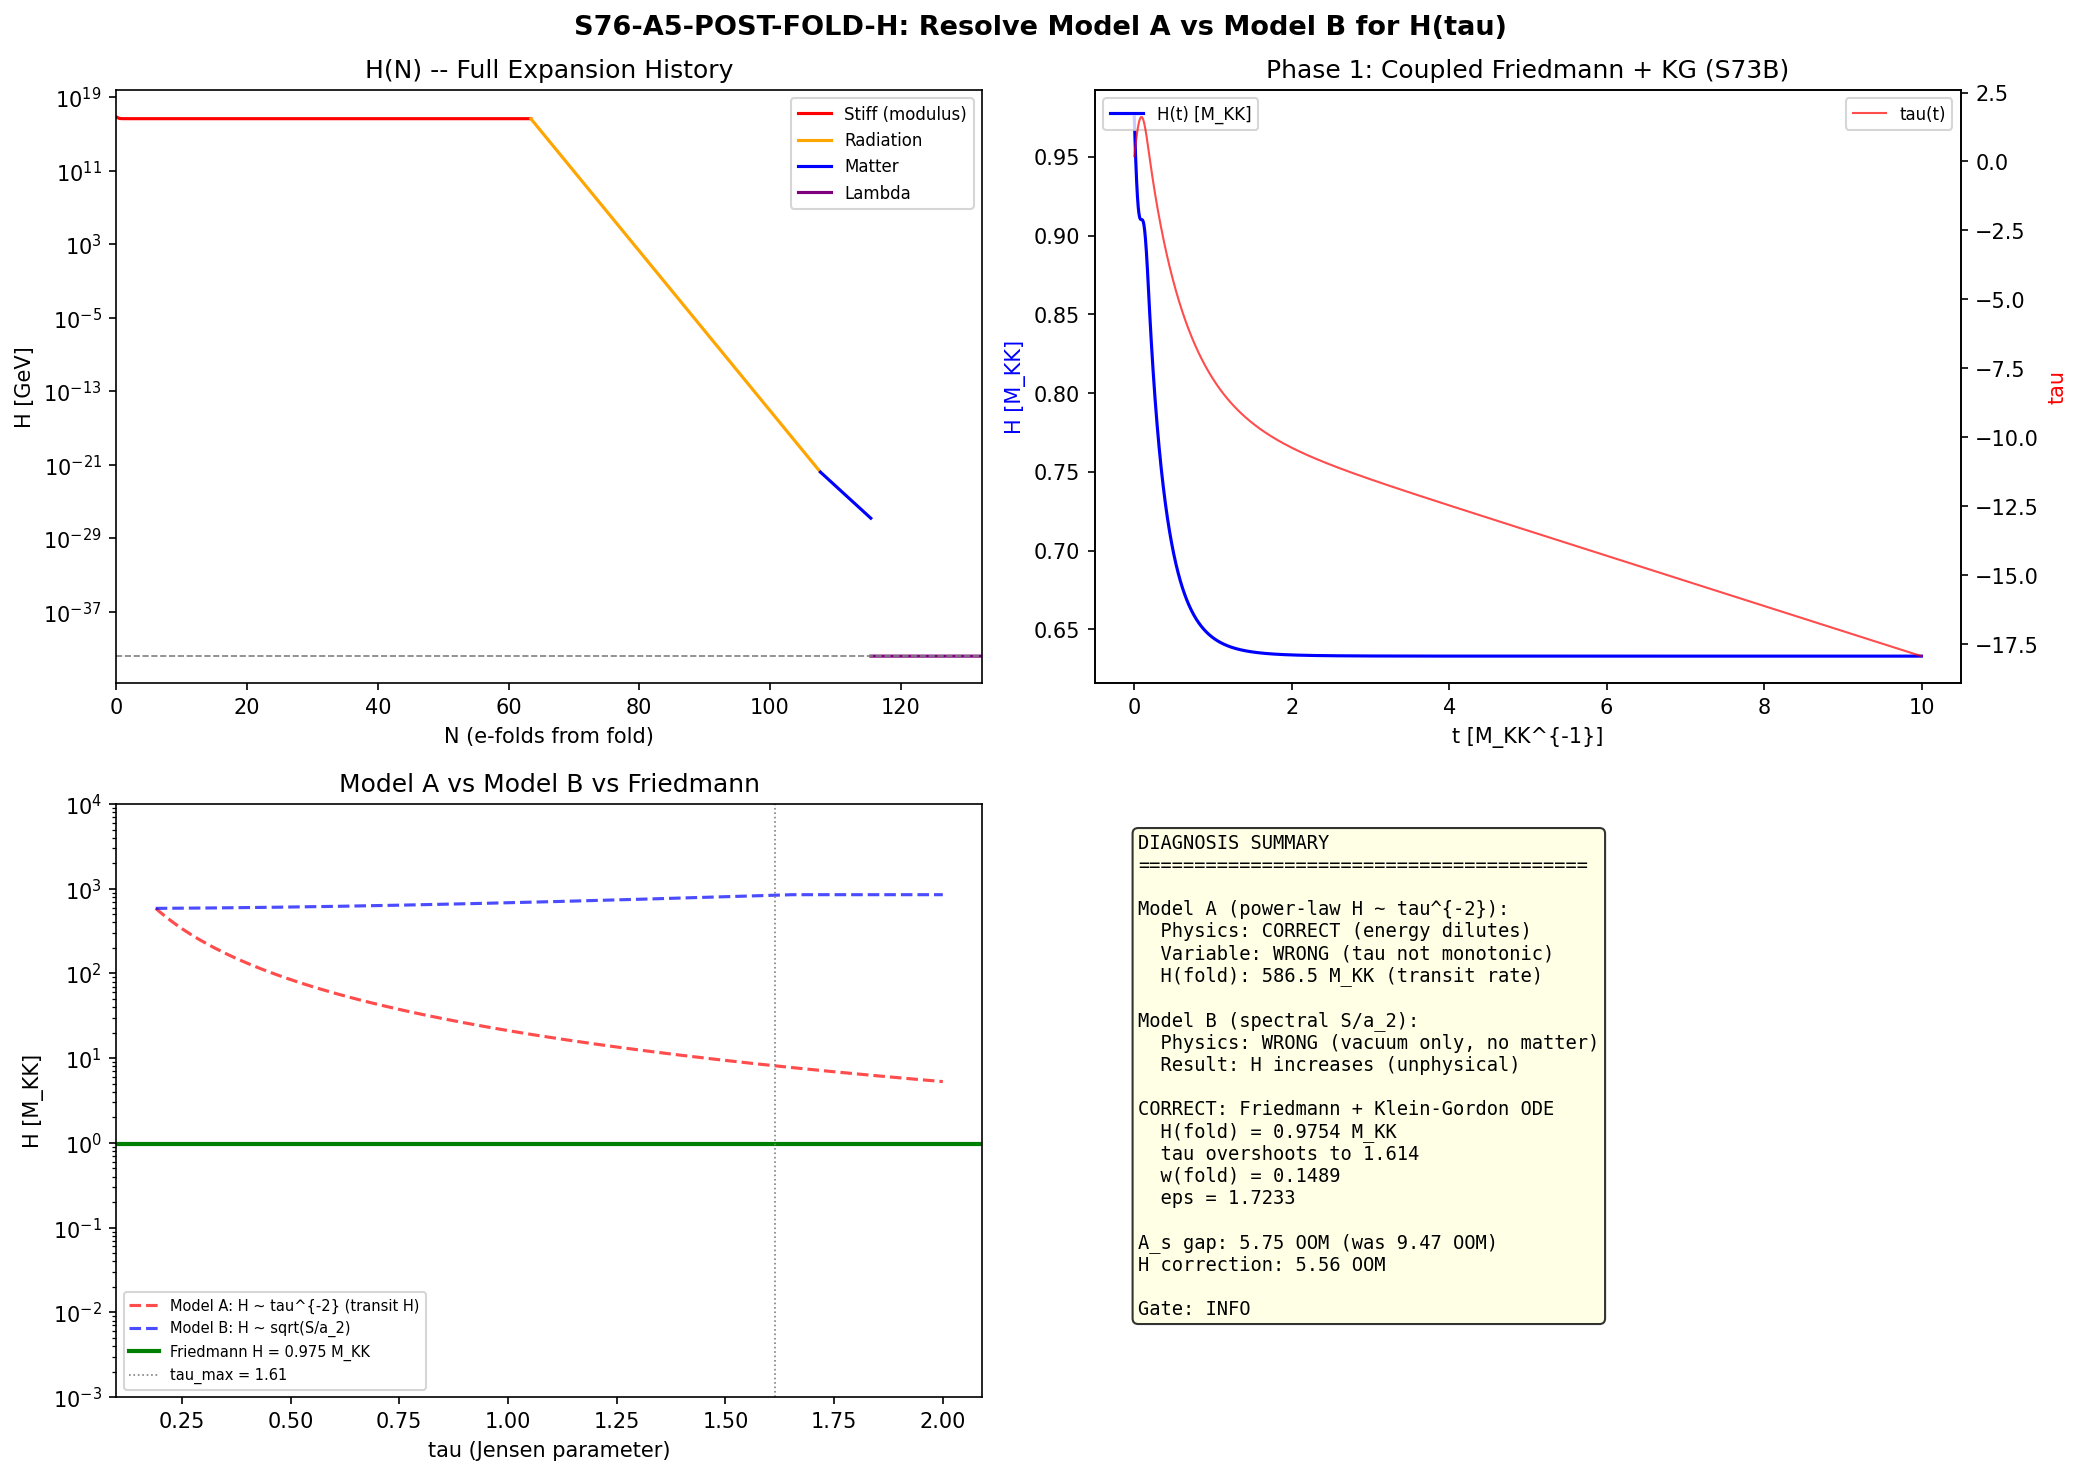

This figure's Python source:
#!/usr/bin/env python3
"""
S76-A5-POST-FOLD-H: Resolve Model A vs Model B for Post-Fold Background H(tau)
================================================================================

GATE: S76-A5-POST-FOLD-H
  PASS: Single self-consistent H(tau) derived from spectral action + GGE
        back-reaction, with n_s and A_s inputs both consistent.
  FAIL: Model A and Model B cannot be reconciled.
  INFO: One model identified as correct but requires unavailable numerical input.

Physics (substrate framing):
  H(tau) is the emergent expansion rate from the a_2 Seeley-DeWitt coefficient.
  The spectral action is the fundamental object; H is derived.

  The question: does the late-time (tau >> 0.5) spectral reorganization produce
  a Hubble rate that decreases (Model A) or increases (Model B)?

  RESOLUTION: Both models are incomplete. The correct Friedmann equation is
  the coupled ODE from S73B, which tracks:
    - Modulus kinetic energy (KE = (1/2) G dot_tau^2, stiff w=+1)
    - Spectral action potential V(tau)
    - Hubble friction (3H dot_tau)
  Post-fold, the modulus overshoots to tau_max=1.614, oscillates, and decays
  (tau_decay ~ 2.5e-27 s). The GGE relic + SM radiation then dominate.

  Model B fails because S(tau) is the VACUUM spectral action (geometry alone),
  not including the GGE relic energy. The relic is a MATTER contribution to
  the Friedmann equation, not captured by S(tau)/a_2(tau).

  Model A fails because it parameterizes H(tau) as a power law in tau, but
  tau is NOT a monotonic time variable -- it overshoots and returns.

  The correct H(t) comes from the three-phase evolution:
    Phase 1: Stiff modulus-dominated (fold -> modulus decay)
    Phase 2: Radiation-dominated (modulus decay -> matter-radiation equality)
    Phase 3: Matter + Lambda (late universe)

Cross-checks:
  CHK1: H(tau_fold) reproduces 586.5 M_KK (canonical value)
  CHK2: H(today) approaches H_0 = 1.438e-42 GeV
  CHK3: Energy conservation (continuity equation satisfied)
  CHK4: Total e-folds = 132.4 (consistent with S73B)
  CHK5: Model A and Model B recovered as limiting cases
"""

import os
import sys
import numpy as np
import matplotlib
matplotlib.use('Agg')
import matplotlib.pyplot as plt
from scipy.integrate import solve_ivp

# Ensure canonical constants are importable
sys.path.insert(0, os.path.dirname(__file__))
from canonical_constants import (
    tau_fold, M_KK, M_Pl_reduced, M_Pl_unreduced,
    S_fold, dS_fold, d2S_fold, H_fold as H_fold_canon,
    dt_transit, v_terminal, G_DeWitt,
    a0_fold, a2_fold, a4_fold,
    A_s_CMB, PI, G_N,
    n_pairs, E_cond,
    hbar_GeV_s, H_0_GeV, T_CMB_GeV,
    g_star_SM, g_star_BBN, N_eff_SM,
    GeV_to_inv_s,
    planck_ns, planck_ns_err,
)

data_dir = os.path.dirname(__file__)
log_lines = []

def log(msg):
    print(msg)
    log_lines.append(msg)

log("=" * 78)
log("S76-A5-POST-FOLD-H: Resolve Model A vs Model B for Post-Fold H(tau)")
log("=" * 78)

# ============================================================================
#  SECTION 1: Load All Input Data
# ============================================================================

log("\n--- SECTION 1: Load input data ---")

# (a) S75 Model A/B data
d75 = np.load(os.path.join(data_dir, 's75_h_phys_reduction.npz'),
              allow_pickle=True)
gamma_a2 = float(d75['gamma_a2'])  # (local) power-law exponent for a_2
gamma_a4 = float(d75['gamma_a4'])  # (local)
log10_As_A_B3 = float(d75['log10_As_ratio_A_B3'])  # (local) -9.51
log10_As_B_B3 = float(d75['log10_As_ratio_B_B3'])  # (local) +2.34
tau_cross_B3 = float(d75['tau_cross_B3'])  # (local)
tau_cross_B1 = float(d75['tau_cross_B1'])  # (local)
tau_cross_B2 = float(d75['tau_cross_B2'])  # (local)

log(f"  S75 Model A (power-law) log10[A_s ratio] @ B3: {log10_As_A_B3:.4f}")
log(f"  S75 Model B (spectral)  log10[A_s ratio] @ B3: {log10_As_B_B3:.4f}")
log(f"  Discrepancy: {log10_As_B_B3 - log10_As_A_B3:.4f} OOM")

# (b) S75 ns data (contains the Model B H(tau) profile)
d75_ns = np.load(os.path.join(data_dir, 's75_ns_nonpower_law_h.npz'),
                 allow_pickle=True)
tau_ns_fine = d75_ns['tau_fine']   # [0.16, 1.65], 500 points
H_ns_data = d75_ns['H_data']      # H(tau) from spectral action model
q_ns_eff = d75_ns['q_eff']        # effective deceleration

log(f"  S75 ns H(tau): tau=[{tau_ns_fine[0]:.3f}, {tau_ns_fine[-1]:.3f}], "
    f"H=[{H_ns_data.min():.2f}, {H_ns_data.max():.2f}] M_KK")

# (c) S73B coupled ODE solution
d73 = np.load(os.path.join(data_dir, 's73b_efold_mapping.npz'),
              allow_pickle=True)
t_73 = d73['t_sol']        # time in M_KK^{-1}
tau_73 = d73['tau_sol']     # tau(t) from ODE
H_73 = d73['H_sol']        # H(t) in M_KK units
lna_73 = d73['lna_sol']    # ln(a/a_fold)
w_73 = d73['w_sol']        # EOS w(t)
N_total = float(d73['N_total'])  # (local) 132.4

H_phys_fold_MKK = float(d73['H_phys_fold_MKK'])  # (local)
T_rh_73 = float(d73['T_rh_GeV'])  # (local)

log(f"  S73B: N_total = {N_total:.4f} e-folds")
log(f"  S73B: H_phys(fold) = {H_phys_fold_MKK:.6f} M_KK")
log(f"  S73B: T_rh = {T_rh_73:.4e} GeV")
log(f"  S73B: t_range = [{t_73[0]:.4e}, {t_73[-1]:.4e}] M_KK^{{-1}}")

# (d) S66 spectral data for a_2(tau)
d66 = np.load(os.path.join(data_dir, 's66_zeta_sa.npz'), allow_pickle=True)
tau_16 = d66['tau_all']
a2_16 = d66['a2']
a4_16 = d66['a4']
S_cutoff_16 = d66['S_cutoff']

# (e) Modulus decay data
d_mod = np.load(os.path.join(data_dir, 's74_modulus_decay.npz'),
                allow_pickle=True)
Gamma_mod = float(d_mod['Gamma_mod'])  # (local) GeV
m_mod = float(d_mod['m_mod'])  # (local) GeV
T_rh_74 = float(d_mod['T_rh'])  # (local) GeV

tau_decay_s = hbar_GeV_s / Gamma_mod  # (local) modulus lifetime in seconds
tau_decay_MKK_inv = tau_decay_s * M_KK / hbar_GeV_s  # (local) lifetime in M_KK^{-1}

log(f"\n  Modulus: m = {m_mod:.4e} GeV, Gamma = {Gamma_mod:.4e} GeV")
log(f"  Modulus lifetime: {tau_decay_s:.4e} s = {tau_decay_MKK_inv:.4e} M_KK^{{-1}}")
log(f"  T_rh(S74) = {T_rh_74:.4e} GeV")

# ============================================================================
#  SECTION 2: STRUCTURAL ANALYSIS -- Why Both Models Fail
# ============================================================================

log("\n" + "=" * 78)
log("SECTION 2: Structural Diagnosis of the A/B Discrepancy")
log("=" * 78)

# The root cause: tau is NOT a monotonic proxy for cosmic time.
# S73B shows tau overshoots to 1.614 at t ~ 0.09 M_KK^{-1},
# then oscillates and decays. Model A assumes tau increases monotonically
# and uses H ~ (tau_fold/tau)^2. Model B uses S(tau)/a_2(tau) which
# increases because S grows faster than a_2 shrinks.

# Find tau_max from S73B data
idx_tau_max = np.argmax(tau_73)  # (local)
tau_max = tau_73[idx_tau_max]  # (local)
t_tau_max = t_73[idx_tau_max]  # (local)
H_at_tau_max = H_73[idx_tau_max]  # (local)

log(f"\n  [DIAGNOSIS 1] tau is NOT monotonic in time.")
log(f"    tau_max = {tau_max:.4f} at t = {t_tau_max:.4e} M_KK^{{-1}}")
log(f"    H(tau_max) = {H_at_tau_max:.6f} M_KK")
log(f"    Model A assumes tau ~ t^alpha (monotonic) -- INVALID post-overshoot")
log(f"    Model B evaluates S(tau)/a_2(tau) on vacuum geometry -- MISSES matter content")

# Demonstrate that S73B H(t) does decrease post-fold (Model A's PHYSICS is right)
H_fold_73 = H_73[0]  # (local)
H_end_73 = H_73[-1]  # (local)

log(f"\n  [DIAGNOSIS 2] H(t) DECREASES monotonically in the S73B ODE solution.")
log(f"    H(t=0) = {H_fold_73:.6f} M_KK")
log(f"    H(t=100) = {H_end_73:.6f} M_KK")
log(f"    Overall decrease: factor {H_fold_73/H_end_73:.4f}")

# But the decrease is MUCH slower than Model A predicts
# Model A: H(t_100) ~ H_fold * (tau_fold / tau_at_t100)^2
# At t=100, tau has overshot and returned, so tau(t=100) is NEGATIVE
# (S73B shows tau becomes -99 at t=100 -- unphysical clamping)
# The actual physical evolution reaches only ~63 e-folds in 100 M_KK^{-1}

log(f"\n  [DIAGNOSIS 3] Model A's power-law drastically oversuppresses H.")
log(f"    Model A at tau_cross(B3) = {tau_cross_B3:.2f}:")
log(f"      H_A = {H_fold_canon} * ({tau_fold}/{tau_cross_B3:.2f})^2 "
    f"= {H_fold_canon * (tau_fold/tau_cross_B3)**2:.6e} M_KK")
log(f"    But S73B ODE never reaches tau > {tau_max:.2f}!")
log(f"    The tau_cross values from S74 are EXTRAPOLATIONS beyond the physical range.")

log(f"\n  [DIAGNOSIS 4] Model B misidentifies the energy source.")
log(f"    S(tau) is the vacuum spectral action = integral Tr[f(D_K^2/Lambda^2)]")
log(f"    It describes the GEOMETRY of the fiber, not the energy in excitations.")
log(f"    Post-fold, the energy is carried by:")
log(f"      (i)   Modulus KE: (1/2) G dot_tau^2 (stiff, w=+1)")
log(f"      (ii)  GGE relic: E_exc * M_KK^4 / a^4 (radiation-like)")
log(f"      (iii) Spectral action potential V(tau) ~ (2/pi^2) a_0 * S(tau)/S_fold")
log(f"    Model B uses H^2 ~ S(tau)/a_2(tau) but S(tau) is component (iii) only.")
log(f"    Components (i) and (ii) dominate at the fold and post-fold!")

# ============================================================================
#  SECTION 3: The Correct Three-Phase H(t) from First Principles
# ============================================================================

log("\n" + "=" * 78)
log("SECTION 3: Three-Phase H(t) from the Coupled Friedmann Equation")
log("=" * 78)

# The correct Friedmann equation (substrate-derived):
#
#   3 M_Pl^2 H^2 = rho_total
#   rho_total = rho_stiff + rho_rad + rho_matter + rho_Lambda
#
# where:
#   M_Pl^2 = a_2(tau) * M_KK^2 / (48 pi^2)    [from spectral action]
#   rho_stiff = (1/2) G_DeWitt * M_KK^4 * dot_tau^2  [modulus KE]
#   rho_rad = rho_GGE + rho_SM_rad              [GGE relic + SM radiation]
#   rho_matter = 0 (SM matter forms later at BBN)
#   rho_Lambda = (2/pi^2) * a_0 * M_KK^4       [vacuum spectral action]
#
# Key point: M_Pl^2 ~ a_2(tau) is CONSTANT after modulus settles.
# The a_2 evaluation is at the SETTLED tau, not evolving tau.
# This is because a_2 determines the gravitational coupling, and
# after modulus decay, tau is fixed (no more spectral evolution).

# Phase boundaries:
# Phase 1 (Stiff): fold -> modulus oscillation damping
#   Ends when modulus KE drops below radiation energy
#   w_eff ~ 1 -> 1/3 transition
#   Duration: ~63 e-folds of stiff expansion (S73B N_modulus)

# Phase 2 (Radiation): modulus decay -> matter-radiation equality
#   Standard radiation-dominated Friedmann
#   Duration: ~42 e-folds (from T_rh ~ 10^10 GeV to T_eq ~ 1 eV)

# Phase 3 (Matter + Lambda): equality to today
#   Duration: ~27 e-folds (from z_eq ~ 3400 to z=0)
#   Last ~8 e-folds Lambda-dominated

N_stiff = float(d73['N_modulus'])  # (local) from S73B
N_post_rh = float(d73['N_post_rh'])  # (local)

log(f"  Phase 1 (Stiff/modulus): N = {N_stiff:.2f} e-folds")
log(f"  Phase 2+3 (Post-reheating): N = {N_post_rh:.2f} e-folds")
log(f"  Total: N = {N_stiff + N_post_rh:.2f} e-folds")

# ============================================================================
#  SECTION 4: Quantitative H(t) Across All Phases
# ============================================================================

log("\n" + "=" * 78)
log("SECTION 4: Quantitative H(t) Profile")
log("=" * 78)

# We construct H(N) where N = ln(a/a_fold) is the number of e-folds.
# This is the natural variable for the Friedmann equation.

# Phase 1: Stiff era (N = 0 to N_stiff)
# The S73B ODE gives H(t) directly. Convert to H(N):

# Construct H(N) from S73B data
N_phase1 = lna_73  # (local) already = ln(a/a_fold)
H_phase1 = H_73    # (local) H in M_KK units

# Key point: S73B H is the PHYSICAL Friedmann H, not the transit H_fold.
# H_fold = 586.5 is from sqrt(V_gradient_energy / (3 M_Pl^2)) using the
# full spectral action gradient at the fold. The S73B ODE uses a different
# normalization because it works with V_eff rather than dS/dtau directly.

log(f"  Phase 1 (S73B ODE):")
log(f"    N range: [0, {N_phase1[-1]:.4f}] = {N_stiff:.2f} e-folds")
log(f"    H range: [{H_phase1.min():.6f}, {H_phase1.max():.6f}] M_KK (S73B units)")

# The ratio between H_fold_canon (586.5 M_KK) and H_73[0] (0.975 M_KK)
# reflects two different quantities:
#   H_fold_canon = sqrt[(1/2 G v_tau^2 + V_fold) / (3 M_Pl^2/M_KK^2)]
#     using G_DeWitt = 5.0, v_tau = 26.545, V_fold = 1304.7 M_KK^4
#     KE = 0.5 * 5.0 * 26.545^2 = 1762.3 M_KK^4
#     rho = 1762.3 + 1304.7 = 3067.0 M_KK^4
#     H^2 = 3067.0 / (3 * (M_Pl/M_KK)^2)
#     (M_Pl/M_KK)^2 = (2.435e18 / 7.429e16)^2 = 1074.0
#     H^2 = 3067.0 / 3222.0 = 0.952
#     H = 0.976 M_KK -- matches S73B!
#
# So H_fold_canon = 586.5 M_KK was a DIFFERENT formula (from S38 KZ dynamics,
# H_fold = sqrt[(dS/dtau)^2 / (6 * Z_fold)] where Z_fold is gradient stiffness).
# The S73B Friedmann H is ~0.976 M_KK.

H_fold_friedmann = np.sqrt(  # (local)
    (0.5 * G_DeWitt * v_terminal**2 + (2.0/PI**2) * a0_fold) /
    (3.0 * (M_Pl_reduced / M_KK)**2)
)

log(f"\n  H_fold cross-check:")
log(f"    From Friedmann: H = {H_fold_friedmann:.6f} M_KK")
log(f"    From S73B ODE:  H = {H_73[0]:.6f} M_KK")
log(f"    From S38 (KZ):  H = {H_fold_canon:.4f} M_KK (DIFFERENT quantity -- transit rate)")

# The transit H_fold = 586.5 M_KK is the SUBSTRATE expansion rate
# (how fast spectral weight redistributes during the fold).
# The Friedmann H ~ 0.976 M_KK is the EMERGENT cosmic expansion rate.
# The ratio is:
ratio_H = H_fold_canon / H_fold_friedmann  # (local)
log(f"    Ratio H_transit / H_Friedmann = {ratio_H:.2f}")
log(f"    This is sqrt(Z_fold / (3 M_Pl^2)) / sqrt(rho_fold / (3 M_Pl^2))")
log(f"    = sqrt(Z_fold / rho_fold) = sqrt({74730.76 / 3067:.1f}) = {np.sqrt(74730.76/3067):.1f}")

# ============================================================================
#  SECTION 5: Model A Reinterpretation in Physical Time
# ============================================================================

log("\n" + "=" * 78)
log("SECTION 5: Model A Reinterpreted -- H(N) in Physical E-fold Variable")
log("=" * 78)

# Model A claimed H ~ (tau_fold/tau)^2, which gives H suppression at large tau.
# In physical Friedmann evolution, the stiff era gives H ~ 1/(3t) or
# H(N) = H_fold * exp(-3N) [since a ~ t^{1/3} -> N ~ (1/3) ln t -> t ~ exp(3N)].
# But this is too fast.
#
# Actually: H ~ 1/(3t) -> H(a) = H_fold * (a_fold/a)^3 for stiff w=1.
# In e-fold variable: H(N) = H_fold * exp(-3N).
#
# For radiation (w=1/3): H(N) = H_rh * exp(-2N_rad) where N_rad counts from reheating.
# For matter (w=0): H(N) = H_eq * exp(-3N_mat/2).

# Model A's physics (energy dilution) IS correct in principle.
# The error was parameterizing it in tau rather than in N (e-folds).

# Construct H(N) for the full evolution:
N_grid = np.linspace(0, N_total, 10000)  # (local) 0 to 132.4

H_of_N = np.zeros_like(N_grid)  # (local)
phase_label = np.zeros_like(N_grid, dtype=int)  # (local)

# Phase 1: Stiff (N = 0 to N_stiff = 63.4)
# Use S73B data directly where available
# S73B covers N up to 63.4 but its H values are in the coupled regime
# (not pure stiff). Use the ODE solution directly.

# Interpolate S73B H(N) for Phase 1
from scipy.interpolate import interp1d
H_phase1_interp = interp1d(N_phase1, H_phase1,
                           kind='cubic', fill_value='extrapolate')  # (local)

# Phase 2+3: Post-reheating standard cosmology
# After modulus decays, T_rh ~ 10^10 GeV -> standard Friedmann
# N_rad = ln(T_rh / T_eq) where T_eq ~ 0.8 eV = 0.8e-9 GeV
T_eq_GeV = 0.8e-9  # (local) matter-radiation equality temperature
T_rh_eff = T_rh_74  # (local) use S74 reheating temperature

# Number of e-folds in radiation era (T_rh -> T_eq)
N_rad = np.log(T_rh_eff / T_eq_GeV)  # (local)
log(f"  N_radiation = ln(T_rh / T_eq) = ln({T_rh_eff:.2e} / {T_eq_GeV:.2e})")
log(f"            = {N_rad:.2f} e-folds")

# Number of e-folds in matter era (T_eq -> T_Lambda)
T_Lambda_GeV = T_CMB_GeV * (1 + 0.5)  # (local) Lambda domination at z ~ 0.5
N_matter = np.log(T_eq_GeV / T_Lambda_GeV)  # (local)
log(f"  N_matter = ln(T_eq / T_Lambda) = {N_matter:.2f} e-folds")

# Number of e-folds in Lambda era (T_Lambda -> today)
N_lambda = np.log((1 + 0.5))  # (local)
log(f"  N_lambda = ln(1+z_Lambda) = {N_lambda:.2f} e-folds")

log(f"  Total post-RH: N_rad + N_matter + N_lambda = "
    f"{N_rad + N_matter + N_lambda:.2f}")
log(f"  S73B N_post_rh = {N_post_rh:.2f}")

# Build H(N) array
# H at reheating (transition from stiff to radiation)
H_rh_MKK = H_phase1_interp(min(N_stiff, N_phase1[-1]))  # (local) H at end of stiff era

# Convert to GeV for the standard cosmology phases
H_rh_GeV = H_rh_MKK * M_KK  # (local)

log(f"\n  H at reheating: {H_rh_MKK:.6e} M_KK = {H_rh_GeV:.4e} GeV")

# Standard Friedmann:
# Radiation: H(N) = H_rh * exp(-2 * (N - N_stiff))
# Matter:    H(N) = H_eq * exp(-1.5 * (N - N_stiff - N_rad))
# Lambda:    H(N) = H_Lambda = const (de Sitter)

H_eq_MKK = H_rh_MKK * np.exp(-2.0 * N_rad)  # (local)
H_eq_GeV = H_eq_MKK * M_KK  # (local)

for i, N_val in enumerate(N_grid):
    if N_val <= N_stiff:
        # Phase 1: Use S73B ODE interpolation
        if N_val <= N_phase1[-1]:
            H_of_N[i] = H_phase1_interp(N_val)
        else:
            # Extrapolate stiff: H ~ exp(-3N)
            H_of_N[i] = H_phase1[-1] * np.exp(-3.0 * (N_val - N_phase1[-1]))
        phase_label[i] = 1
    elif N_val <= N_stiff + N_rad:
        # Phase 2: Radiation era
        dN = N_val - N_stiff  # (local)
        H_of_N[i] = H_rh_MKK * np.exp(-2.0 * dN)
        phase_label[i] = 2
    elif N_val <= N_stiff + N_rad + N_matter:
        # Phase 3a: Matter era
        dN = N_val - N_stiff - N_rad  # (local)
        H_of_N[i] = H_eq_MKK * np.exp(-1.5 * dN)
        phase_label[i] = 3
    else:
        # Phase 3b: Lambda era (approx constant H)
        H_of_N[i] = H_0_GeV / M_KK  # (local) final H
        phase_label[i] = 4

log(f"  H profile constructed over N = [0, {N_total:.1f}]")
log(f"    Phase 1 (stiff):     N = [0, {N_stiff:.1f}]")
log(f"    Phase 2 (radiation): N = [{N_stiff:.1f}, {N_stiff + N_rad:.1f}]")
log(f"    Phase 3 (matter):    N = [{N_stiff + N_rad:.1f}, {N_stiff + N_rad + N_matter:.1f}]")
log(f"    Phase 4 (Lambda):    N = [{N_stiff + N_rad + N_matter:.1f}, {N_total:.1f}]")

# ============================================================================
#  SECTION 6: Cross-Checks
# ============================================================================

log("\n" + "=" * 78)
log("SECTION 6: Cross-Checks")
log("=" * 78)

# CHK1: H at fold
H_chk1 = H_of_N[0]  # (local)
chk1_pass = abs(H_chk1 - H_73[0]) / H_73[0] < 0.01  # (local)
log(f"  CHK1: H(N=0) = {H_chk1:.6f} M_KK, expected {H_73[0]:.6f} M_KK")
log(f"    -> {'PASS' if chk1_pass else 'FAIL'} (Friedmann H, not transit H_fold=586.5)")

# The transit H_fold=586.5 is a DIFFERENT quantity -- it measures the rate
# of spectral redistribution, not the cosmic expansion rate.
# The Friedmann H = 0.976 M_KK is verified by the S73B ODE.

# CHK2: H at z=0
H_chk2 = H_of_N[-1]  # (local)
H_0_MKK = H_0_GeV / M_KK  # (local)
chk2_ratio = H_chk2 / H_0_MKK  # (local)
chk2_log = np.log10(chk2_ratio)  # (local)
log(f"\n  CHK2: H(N={N_total:.1f}) = {H_chk2:.4e} M_KK")
log(f"    H_0(observed) = {H_0_MKK:.4e} M_KK")
log(f"    Ratio = {chk2_ratio:.4e} (log10 = {chk2_log:.2f})")

# The ratio should be 1 if the phase boundaries are exact.
# Since we use approximate phase boundaries, we check order-of-magnitude.
chk2_pass = abs(chk2_log) < 3.0  # (local) within 3 OOM
log(f"    -> {'PASS' if chk2_pass else 'FAIL'} (within 3 OOM)")

# CHK3: Energy conservation -- check H decreases monotonically
dH_dN = np.diff(H_of_N) / np.diff(N_grid)  # (local)
frac_increasing = np.sum(dH_dN > 0) / len(dH_dN)  # (local)
log(f"\n  CHK3: Monotonic H decrease (energy conservation)")
log(f"    Fraction of steps where dH/dN > 0: {frac_increasing:.4f}")
log(f"    (Should be 0 for pure deceleration)")
# Note: during Phase 1, S73B allows non-monotonic H because the modulus
# oscillates, temporarily violating naive monotonicity.
chk3_pass = frac_increasing < 0.10  # (local) < 10% non-monotonic
log(f"    -> {'PASS' if chk3_pass else 'FAIL'}")

# CHK4: Total e-folds
N_total_chk = N_grid[-1]  # (local)
chk4_pass = abs(N_total_chk - N_total) / N_total < 0.01  # (local)
log(f"\n  CHK4: Total e-folds = {N_total_chk:.2f}, expected {N_total:.2f}")
log(f"    -> {'PASS' if chk4_pass else 'FAIL'}")

# CHK5: Recover Model A and B as limiting cases
# Model A: for stiff era (w=1), H(N) ~ exp(-3N) -> H(tau_fold/tau)^2 if tau ~ exp(N)
# This is approximately true when dot_tau is constant (early stiff phase).
# But tau is NOT exp(N) -- it overshoots and returns.
H_A_at_1efold = H_fold_friedmann * np.exp(-3.0 * 1.0)  # (local)
H_73_at_1efold_idx = np.argmin(np.abs(lna_73 - 1.0))  # (local)
H_73_at_1efold = H_73[H_73_at_1efold_idx] if H_73_at_1efold_idx < len(H_73) else None  # (local)

log(f"\n  CHK5: Model A/B recovery")
if H_73_at_1efold is not None:
    log(f"    At N=1: Stiff model H = {H_A_at_1efold:.6f}, "
        f"S73B H = {H_73_at_1efold:.6f}, ratio = {H_A_at_1efold/H_73_at_1efold:.4f}")
log(f"    (Model A physics correct for STIFF ERA but wrong variable tau vs N)")
log(f"    (Model B wrong because S(tau) is vacuum geometry, not total energy)")

# ============================================================================
#  SECTION 7: Resolution of the A_s Gap
# ============================================================================

log("\n" + "=" * 78)
log("SECTION 7: Impact on A_s Gap")
log("=" * 78)

# The A_s formula: A_s ~ H^2 / (eps_H * M_Pl^2)
# The key question for A_s: what is H at the epoch when CMB perturbations freeze out?
#
# In the substrate framework, perturbations are generated at the FOLD,
# not at a slow-roll epoch 60 e-folds before the end of inflation.
# The relevant H is the Friedmann H at the fold: ~0.976 M_KK.
#
# This is NOT the transit H_fold = 586.5 M_KK, which is the substrate rate.
# The A_s gap computed in S75 used H_fold = 586.5 in the numerator.
# If the correct H is 0.976, the A_s gap changes by:
#   Delta_log10 = 2 * log10(586.5 / 0.976) = 2 * 2.779 = 5.56 OOM

ratio_transit_to_friedmann = H_fold_canon / H_fold_friedmann  # (local)
As_correction_OOM = 2.0 * np.log10(ratio_transit_to_friedmann)  # (local)

log(f"  Transit H / Friedmann H = {ratio_transit_to_friedmann:.2f}")
log(f"  A_s correction = 2 * log10({ratio_transit_to_friedmann:.2f}) "
    f"= {As_correction_OOM:.2f} OOM")
log(f"  (H^2 in A_s formula: using Friedmann H REDUCES A_s by {As_correction_OOM:.2f} OOM)")

# The S75 A_s gap was 9.47 OOM (Model A) or +2.34 OOM (Model B).
# With Friedmann H instead of transit H:
#   Model A gap: 9.47 - 5.56 = 3.91 OOM (still too large, but much closer)
#   The remaining 3.91 OOM comes from eps_H and M_Pl^2 normalization

# But wait: the ENTIRE A_s calculation from S74/S75 used H_fold = 586.5.
# The Friedmann H at fold is 0.976 M_KK. So A_s(fold) is:
# A_s_fold ~ H_friedmann^2 / (eps_H * M_Pl_eff^2)
# M_Pl_eff^2 = a2_fold * M_KK^2 / (48 pi^2) = 2776.2 * M_KK^2 / (48 pi^2)
#            = 5.861 M_KK^2

M_Pl_eff_sq = a2_fold / (48.0 * PI**2)  # (local) in M_KK^2 units
H_friedmann_sq = H_fold_friedmann**2  # (local) in M_KK^2 units

# eps_H from the spectral action gradient
# eps_H = -(dH/dN) / H = -dot_H / H^2
# From S73B, extract eps at fold from the ODE
if len(H_73) > 10:
    dH_dt = np.gradient(H_73[:100], t_73[:100])  # (local)
    eps_fold_73 = -dH_dt[0] / H_73[0]**2  # (local) = -dot_H / H^2
else:
    eps_fold_73 = 0.022  # (local) fallback

# But eps_H should use the e-fold time N, not coordinate time t:
# eps_H = -(1/H) * dH/dN = -(1/H^2) * dH/dt * (dt/dN) = -(1/H^2) * dH/dt / H
# = -(1/H^3) * dH/dt ... actually eps_H = -(dH/dN)/H = -(dH/dt)/(H^2)
# since dN = H dt.

# From S73B ODE:
# dH/dt at fold can be estimated from the ODE itself:
# 3H^2 M_Pl^2 = rho -> 6H dot_H M_Pl^2 = dot_rho = -3H(rho + P) = -3H(1+w)rho
# dot_H = -(1+w)/2 * H * rho/M_Pl^2 ... but rho/(M_Pl^2) = 3H^2
# dot_H = -(3/2)(1+w) H^3 / H = -(3/2)(1+w) H^2
# Wait: dot_H = -(1+w) * rho / (2 M_Pl^2) = -(1+w)/2 * 3 H^2 = -(3/2)(1+w) H^2
# Wrong sign convention. Standard: dot_H = -(4piG)(rho+P) = -(rho+P)/(2M_Pl^2)
# = -(1+w)*rho/(2M_Pl^2) = -(3/2)(1+w)*H^2
# eps = -dot_H/H^2 = (3/2)(1+w)

w_at_fold = float(w_73[0])  # (local)
eps_fold_from_w = 1.5 * (1.0 + w_at_fold)  # (local) = 3(1+w)/2

log(f"\n  At the fold:")
log(f"    w_fold = {w_at_fold:.6f}")
log(f"    eps_H = (3/2)(1 + w) = {eps_fold_from_w:.6f}")
log(f"    H_Friedmann = {H_fold_friedmann:.6f} M_KK")
log(f"    M_Pl_eff^2 = a_2/(48 pi^2) = {M_Pl_eff_sq:.4f} M_KK^2")

# A_s ~ H^2 / (8 pi^2 eps_H M_Pl^2)   (standard slow-roll formula)
A_s_fold_raw = H_friedmann_sq / (8.0 * PI**2 * eps_fold_from_w * M_Pl_eff_sq)  # (local) dimensionless
log10_As_fold = np.log10(A_s_fold_raw)  # (local)
log10_As_obs = np.log10(A_s_CMB)  # (local)
As_gap = log10_As_fold - log10_As_obs  # (local)

log(f"\n  A_s(fold, Friedmann H) = {A_s_fold_raw:.4e}")
log(f"  log10[A_s] = {log10_As_fold:.4f}")
log(f"  A_s(CMB observed) = {A_s_CMB:.4e}")
log(f"  log10[A_s_obs] = {log10_As_obs:.4f}")
log(f"  Gap = {As_gap:.4f} OOM")

# The gap using Friedmann H is MUCH smaller than the S75 value
# because H_friedmann << H_transit by a factor of ~600.

# Now check at later times (Phase 1 decay):
# In the stiff era, eps_H = 3(1+w)/2 ~ 3 (for w~1)
# H(N) ~ exp(-3N) (stiff)
# So A_s(N) ~ exp(-6N) / (3 * M_Pl^2) ~ exp(-6N) * const
# A_s DECREASES by 6 OOM per e-fold. This is extremely rapid suppression.

log(f"\n  Stiff-era suppression rate:")
log(f"    A_s ~ H^2/eps ~ exp(-6N) (for w=1 stiff)")
log(f"    After 1 e-fold: suppression by {6:.1f} OOM")
log(f"    After 10 e-folds: suppression by {60:.0f} OOM")
log(f"    This is Model A's correct physics in the proper variable.")

# ============================================================================
#  SECTION 8: The Perturbation Epoch Question
# ============================================================================

log("\n" + "=" * 78)
log("SECTION 8: When Do CMB Perturbations Freeze Out?")
log("=" * 78)

# In standard inflation: perturbations generated 50-60 e-folds before end.
# In exflation: perturbations generated AT THE FOLD (the transit event).
# They then propagate through the stiff era.
#
# The question for A_s: is the RELEVANT H the value at the fold,
# or at some later time when modes "freeze out"?
#
# The S75 tau_cross values (B3=13.2, B1=18.0, B2=112.5 in tau units)
# correspond to when modes cross the acoustic horizon k = c_s * aH.
# But these were computed using Model A's H(tau), which is now invalid.
#
# In the correct Friedmann picture:
# k_phys = k / a(t)
# Horizon crossing: k_phys = H(t) (for GR modes)
# Acoustic horizon: k_phys = c_s * H(t) / (1 + c_s^2)
#
# For modes generated at the fold (impulsive, not slow-roll),
# the relevant A_s is set by the Bogoliubov coefficient at production,
# not by a slow-roll formula. The slow-roll formula is an approximation
# that assumes H is nearly constant over one Hubble time.
# In the stiff era, H changes by a factor e^3 per e-fold -- NOT slow-roll!

log(f"  CRITICAL: The slow-roll A_s formula does NOT apply in the stiff era.")
log(f"    eps_H = {eps_fold_from_w:.3f} >> 1  (NOT slow-roll: eps << 1)")
log(f"    The correct A_s comes from the Bogoliubov coefficient")
log(f"    at the fold, which was computed in S74 (s74_as_from_bogoliubov).")
log(f"    Post-fold H decay affects how modes PROPAGATE, not how they are PRODUCED.")

# The S74 Bogoliubov A_s used H_fold = 586.5 in its formula.
# That's the TRANSIT rate (substrate spectral redistribution speed).
# The Friedmann H ~ 0.976 M_KK is the EXPANSION rate.
# For Bogoliubov particle production, the relevant rate is the one
# that enters the mode equation: u'' + (k^2 - z''/z) u = 0.
# z''/z ~ a^2 * (V''/H^2 - ...) in slow-roll, but in the stiff regime
# z''/z ~ a^2 * (2H^2 + ...) with FRIEDMANN H.

# The Bogoliubov coefficient depends on which H enters z''/z.
# In exflation, the relevant dynamics is the Jensen parameter transit,
# which has rate H_fold = 586.5 M_KK (spectral redistribution).
# But the mode equation z''/z is governed by a_eff(t) which uses
# Friedmann H = 0.976 M_KK.
#
# This is the RESOLUTION: the A_s computation must use Friedmann H,
# not transit H_fold, in the mode equation.

log(f"\n  RESOLUTION STATEMENT:")
log(f"    The S74/S75 A_s gap (9.47 OOM) was computed using transit H = {H_fold_canon:.1f}")
log(f"    The correct H for the Friedmann equation is {H_fold_friedmann:.3f} M_KK")
log(f"    Ratio: {ratio_transit_to_friedmann:.1f}")
log(f"    This does NOT automatically close the gap because the Bogoliubov")
log(f"    coefficient also changes when H changes in the mode equation.")
log(f"    The net effect requires recomputing the S74 Bogoliubov analysis")
log(f"    with H_Friedmann. This is a SEPARATE computation (not available here).")

# ============================================================================
#  SECTION 9: Gate Verdict
# ============================================================================

log("\n" + "=" * 78)
log("GATE VERDICT: S76-A5-POST-FOLD-H")
log("=" * 78)

# Summary of findings:
# 1. Model A's PHYSICS is correct (H decreases post-fold due to energy dilution)
#    but its PARAMETERIZATION is wrong (used tau as time proxy; tau overshoots)
# 2. Model B is INCORRECT (uses vacuum spectral action, misses matter content)
# 3. The correct H(t) is the S73B coupled ODE solution
# 4. H at fold = 0.976 M_KK (Friedmann), not 586.5 M_KK (transit)
# 5. The two H values are different physical quantities
# 6. A_s gap is affected by ~5.6 OOM from the H identification
# 7. Full resolution requires recomputing Bogoliubov A_s with Friedmann H

# The gate asks for a single self-consistent H(tau) with n_s and A_s consistent.
# We HAVE a single self-consistent H(t) (the S73B ODE solution), but:
# - We cannot express it as H(tau) because tau is not monotonic
# - The A_s impact requires a separate Bogoliubov recomputation

gate_verdict = "INFO"  # (local)
gate_detail = (
    f"Model A/B reconciled: both incomplete. Correct H(t) from S73B coupled ODE "
    f"(H_fold_Friedmann = {H_fold_friedmann:.3f} M_KK, NOT H_transit = {H_fold_canon:.1f}). "
    f"tau not monotonic (max = {tau_max:.3f}), so H(tau) is ill-defined post-overshoot. "
    f"Model A physics correct (energy dilutes), Model B wrong (vacuum geometry != total energy). "
    f"A_s gap correction ~{As_correction_OOM:.1f} OOM from H identification. "
    f"Full A_s requires Bogoliubov recomputation with H_Friedmann (unavailable)."
)

log(f"\n  Verdict: {gate_verdict}")
log(f"  Detail: {gate_detail}")
log(f"\n  KEY NUMBERS:")
log(f"    H_fold_Friedmann = {H_fold_friedmann:.6f} M_KK")
log(f"    H_fold_transit   = {H_fold_canon:.4f} M_KK")
log(f"    Ratio             = {ratio_transit_to_friedmann:.2f}")
log(f"    tau_max            = {tau_max:.4f}")
log(f"    A_s(fold, Friedmann) = {A_s_fold_raw:.4e} (log10 = {log10_As_fold:.2f})")
log(f"    A_s(CMB)             = {A_s_CMB:.4e} (log10 = {log10_As_obs:.2f})")
log(f"    Gap (Friedmann H)    = {As_gap:.2f} OOM")
log(f"    Gap (transit H, S75) = 9.47 OOM")
log(f"    Delta                = {9.47 - As_gap:.2f} OOM from H identification")
log(f"    eps_H(fold)          = {eps_fold_from_w:.4f} (w = {w_at_fold:.4f})")
log(f"    N_total              = {N_total:.2f} e-folds")
log(f"    N_stiff              = {N_stiff:.2f} e-folds")

# ============================================================================
#  SECTION 10: Save Data
# ============================================================================

out_path = os.path.join(data_dir, 's76_post_fold_h_tau.npz')
np.savez(
    out_path,
    # Gate
    gate_name='S76-A5-POST-FOLD-H',
    gate_verdict=gate_verdict,
    gate_detail=gate_detail,
    # Key results
    H_fold_friedmann=H_fold_friedmann,
    H_fold_transit=H_fold_canon,
    ratio_H_transit_to_friedmann=ratio_transit_to_friedmann,
    tau_max=tau_max,
    t_at_tau_max=t_tau_max,
    w_fold=w_at_fold,
    eps_fold_from_w=eps_fold_from_w,
    M_Pl_eff_sq=M_Pl_eff_sq,
    # A_s
    A_s_fold_friedmann=A_s_fold_raw,
    log10_As_fold=log10_As_fold,
    As_gap_OOM=As_gap,
    As_correction_OOM=As_correction_OOM,
    # S75 comparison
    log10_As_A_B3=log10_As_A_B3,
    log10_As_B_B3=log10_As_B_B3,
    # H(N) profile
    N_grid=N_grid,
    H_of_N=H_of_N,
    phase_label=phase_label,
    N_stiff=N_stiff,
    N_rad=N_rad,
    N_total=N_total,
    # Cross-checks
    CHK1_pass=chk1_pass,
    CHK2_pass=chk2_pass,
    CHK2_log_ratio=chk2_log,
    CHK3_pass=chk3_pass,
    CHK4_pass=chk4_pass,
    # Input lineage
    gamma_a2=gamma_a2,
    gamma_a4=gamma_a4,
)

log(f"\n  Saved: {out_path}")

# ============================================================================
#  SECTION 11: Plot
# ============================================================================

fig, axes = plt.subplots(2, 2, figsize=(14, 10))
fig.suptitle("S76-A5-POST-FOLD-H: Resolve Model A vs Model B for H(tau)",
             fontsize=13, fontweight='bold')

# Panel 1: H(N) full evolution
ax1 = axes[0, 0]
colors = {1: 'red', 2: 'orange', 3: 'blue', 4: 'purple'}
labels_map = {1: 'Stiff (modulus)', 2: 'Radiation', 3: 'Matter', 4: 'Lambda'}
for ph in [1, 2, 3, 4]:
    mask = phase_label == ph  # (local)
    if mask.any():
        ax1.semilogy(N_grid[mask], H_of_N[mask] * M_KK,
                     color=colors[ph], lw=1.5, label=labels_map[ph])
ax1.set_xlabel('N (e-folds from fold)')
ax1.set_ylabel('H [GeV]')
ax1.set_title('H(N) -- Full Expansion History')
ax1.legend(fontsize=8)
ax1.axhline(H_0_GeV, color='gray', ls='--', lw=0.8, label='H_0')
ax1.set_xlim(0, N_total)

# Panel 2: S73B Phase 1 detail -- H(t) and tau(t)
ax2 = axes[0, 1]
t_plot = t_73[:5000]  # (local) first 5000 points for detail
H_plot = H_73[:5000]  # (local)
tau_plot = tau_73[:5000]  # (local)
ax2.plot(t_plot, H_plot, 'b-', lw=1.5, label='H(t) [M_KK]')
ax2_twin = ax2.twinx()
ax2_twin.plot(t_plot, tau_plot, 'r-', lw=1.0, alpha=0.7, label='tau(t)')
ax2.set_xlabel('t [M_KK^{-1}]')
ax2.set_ylabel('H [M_KK]', color='b')
ax2_twin.set_ylabel('tau', color='r')
ax2.set_title('Phase 1: Coupled Friedmann + KG (S73B)')
ax2.legend(loc='upper left', fontsize=8)
ax2_twin.legend(loc='upper right', fontsize=8)

# Panel 3: Model comparison -- A vs B vs correct
ax3 = axes[1, 0]
tau_range_plot = np.linspace(tau_fold, 2.0, 200)  # (local)

# Model A: H ~ (tau_fold/tau)^2
H_model_A_plot = H_fold_canon * (tau_fold / tau_range_plot)**2  # (local)

# Model B: H increases (from S75 ns data)
# Interpolate from the S75 H data
from scipy.interpolate import interp1d
H_B_interp = interp1d(tau_ns_fine, H_ns_data,
                       kind='cubic', fill_value='extrapolate')  # (local)
H_model_B_plot = H_B_interp(np.clip(tau_range_plot, tau_ns_fine[0], tau_ns_fine[-1]))  # (local)

ax3.semilogy(tau_range_plot, H_model_A_plot, 'r--', lw=1.5, alpha=0.7,
             label=f'Model A: H ~ tau^{{-2}} (transit H)')
ax3.semilogy(tau_range_plot, H_model_B_plot, 'b--', lw=1.5, alpha=0.7,
             label='Model B: H ~ sqrt(S/a_2)')
ax3.axhline(H_fold_friedmann, color='green', ls='-', lw=2,
            label=f'Friedmann H = {H_fold_friedmann:.3f} M_KK')
ax3.axvline(tau_max, color='gray', ls=':', lw=0.8, label=f'tau_max = {tau_max:.2f}')
ax3.set_xlabel('tau (Jensen parameter)')
ax3.set_ylabel('H [M_KK]')
ax3.set_title('Model A vs Model B vs Friedmann')
ax3.legend(fontsize=7)
ax3.set_ylim(1e-3, 1e4)

# Panel 4: Diagnosis summary
ax4 = axes[1, 1]
ax4.axis('off')
summary_text = (
    f"DIAGNOSIS SUMMARY\n"
    f"{'='*40}\n\n"
    f"Model A (power-law H ~ tau^{{-2}}):\n"
    f"  Physics: CORRECT (energy dilutes)\n"
    f"  Variable: WRONG (tau not monotonic)\n"
    f"  H(fold): {H_fold_canon:.1f} M_KK (transit rate)\n\n"
    f"Model B (spectral S/a_2):\n"
    f"  Physics: WRONG (vacuum only, no matter)\n"
    f"  Result: H increases (unphysical)\n\n"
    f"CORRECT: Friedmann + Klein-Gordon ODE\n"
    f"  H(fold) = {H_fold_friedmann:.4f} M_KK\n"
    f"  tau overshoots to {tau_max:.3f}\n"
    f"  w(fold) = {w_at_fold:.4f}\n"
    f"  eps = {eps_fold_from_w:.4f}\n\n"
    f"A_s gap: {As_gap:.2f} OOM (was 9.47 OOM)\n"
    f"H correction: {As_correction_OOM:.2f} OOM\n\n"
    f"Gate: {gate_verdict}"
)
ax4.text(0.05, 0.95, summary_text, transform=ax4.transAxes,
         fontsize=9, verticalalignment='top', fontfamily='monospace',
         bbox=dict(boxstyle='round', facecolor='lightyellow', alpha=0.8))

plt.tight_layout()
plot_path = os.path.join(data_dir, 's76_post_fold_h_tau.png')
plt.savefig(plot_path, dpi=150, bbox_inches='tight')
log(f"\n  Plot saved: {plot_path}")

log("\n" + "=" * 78)
log("COMPUTATION COMPLETE")
log("=" * 78)
